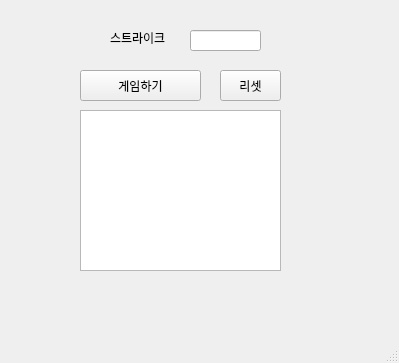
<?xml version="1.0" encoding="UTF-8"?>
<ui version="4.0">
 <class>MainWindow</class>
 <widget class="QMainWindow" name="MainWindow">
  <property name="geometry">
   <rect>
    <x>0</x>
    <y>0</y>
    <width>399</width>
    <height>363</height>
   </rect>
  </property>
  <property name="windowTitle">
   <string>MainWindow</string>
  </property>
  <widget class="QWidget" name="centralwidget">
   <widget class="QLabel" name="lbl">
    <property name="geometry">
     <rect>
      <x>110</x>
      <y>30</y>
      <width>61</width>
      <height>16</height>
     </rect>
    </property>
    <property name="text">
     <string>스트라이크</string>
    </property>
   </widget>
   <widget class="QLineEdit" name="le">
    <property name="geometry">
     <rect>
      <x>190</x>
      <y>30</y>
      <width>71</width>
      <height>21</height>
     </rect>
    </property>
   </widget>
   <widget class="QPushButton" name="pb">
    <property name="geometry">
     <rect>
      <x>80</x>
      <y>70</y>
      <width>121</width>
      <height>31</height>
     </rect>
    </property>
    <property name="text">
     <string>게임하기</string>
    </property>
   </widget>
   <widget class="QTextEdit" name="te">
    <property name="geometry">
     <rect>
      <x>80</x>
      <y>110</y>
      <width>201</width>
      <height>161</height>
     </rect>
    </property>
   </widget>
   <widget class="QPushButton" name="pb2">
    <property name="geometry">
     <rect>
      <x>220</x>
      <y>70</y>
      <width>61</width>
      <height>31</height>
     </rect>
    </property>
    <property name="text">
     <string>리셋</string>
    </property>
   </widget>
  </widget>
  <widget class="QMenuBar" name="menubar">
   <property name="geometry">
    <rect>
     <x>0</x>
     <y>0</y>
     <width>399</width>
     <height>21</height>
    </rect>
   </property>
  </widget>
  <widget class="QStatusBar" name="statusbar"/>
 </widget>
 <resources/>
 <connections/>
 <slots>
  <slot>myclick()</slot>
 </slots>
</ui>
